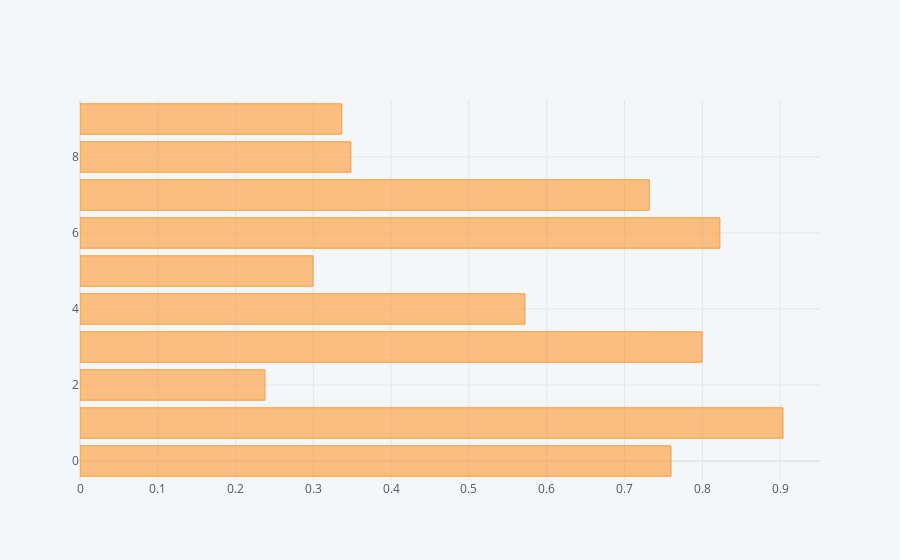

The code cell stored with this chart in its notebook:
### Code cell
df['A'].iplot(kind='bar', orientation='h')

### Figure 1 — Plotly figure (JSON) as saved in the notebook; plotly's stock layout.template omitted (floating-point values rounded to 4 significant figures)
{"data": [{"marker": {"color": "rgba(255, 153, 51, 0.6)", "line": {"color": "rgba(255, 153, 51, 1.0)", "width": 1}}, "name": "A", "orientation": "h", "text": "", "type": "bar", "x": [0.7598, 0.9038, 0.2377, 0.7997, 0.572, 0.2996, 0.8226, 0.7318, 0.3482, 0.3365], "y": [0, 1, 2, 3, 4, 5, 6, 7, 8, 9]}], "layout": {"legend": {"bgcolor": "#F5F6F9", "font": {"color": "#4D5663"}}, "paper_bgcolor": "#F5F6F9", "plot_bgcolor": "#F5F6F9", "title": {"font": {"color": "#4D5663"}}, "xaxis": {"gridcolor": "#E1E5ED", "showgrid": true, "tickfont": {"color": "#4D5663"}, "title": {"font": {"color": "#4D5663"}, "text": ""}, "zerolinecolor": "#E1E5ED"}, "yaxis": {"gridcolor": "#E1E5ED", "showgrid": true, "tickfont": {"color": "#4D5663"}, "title": {"font": {"color": "#4D5663"}, "text": ""}, "zerolinecolor": "#E1E5ED"}}}
